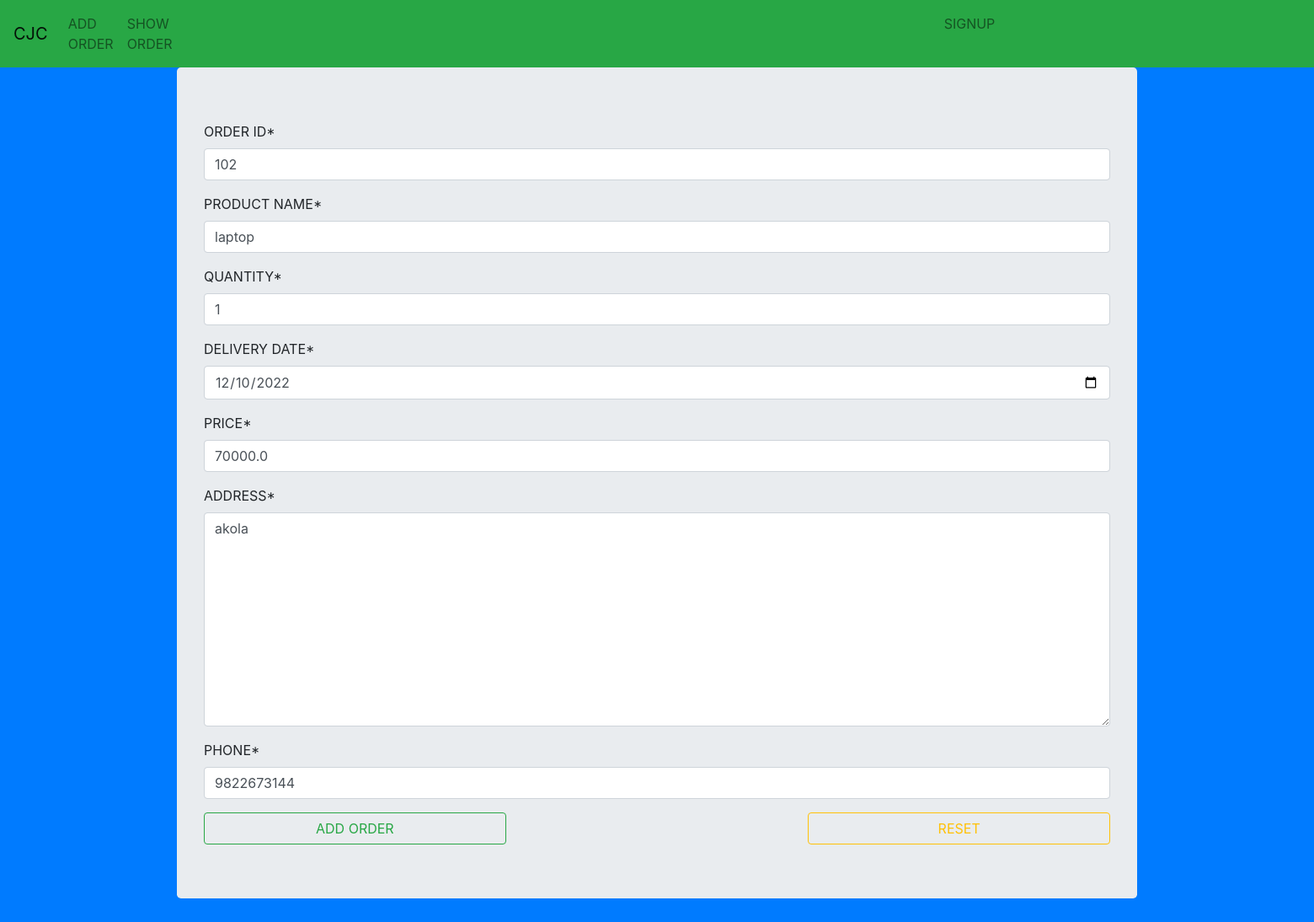
The page /a1/up/2/ on the database its author committed.
### app1/models.py (models this page shows)
class Order(models.Model):
    oid = models.IntegerField()
    product_name = models.CharField(max_length=100)
    quantity = models.IntegerField()
    del_date = models.DateField()
    price = models.FloatField()
    address = models.CharField(max_length=200)
    phone = models.CharField(max_length=12)

### app1/views.py (the view)
# urls.py: path('up/<int:pk>/', views.update_view, name='update_url'),
def update_view(request, pk):
    obj = Order.objects.get(id = pk)
    form = OrderForm(instance=obj)
    if request.method == 'POST':
        form = OrderForm(request.POST, instance=obj)
        if form.is_valid():
            form.save()
            return redirect('show_url')
    template_name = 'app1/student.html'
    context = {'form': form}
    return render(request, template_name, context)

### app1/forms.py
class OrderForm(forms.ModelForm):
    class Meta:
        model = Order
        fields = '__all__'
        labels = {
            'oid': 'ORDER ID',
            'product_name': 'PRODUCT NAME',
            'quantity': 'QUANTITY',
            'del_date': 'DELIVERY DATE',
            'price': 'PRICE',
            'date': 'DATE',
            'address': 'ADDRESS',
            'phone': 'PHONE'
        }
        widgets = {
            'address': forms.Textarea(),
            'del_date': forms.DateInput(
                attrs={
                    'type': 'date'
                }
            )
        }

### templates/app1/student.html (shortened to what this page needs)
{% extends 'layout.html' %}
{% load crispy_forms_tags %}
{% block content %}
<div class="jumbotron container">
    <form method="post">
        {{form|crispy}}
        <input type="submit" value="ADD ORDER" class="btn btn-outline-success col-4">
        <input type="reset" value="RESET" class="float-right btn btn-outline-warning col-4">
    </form>
</div>
{% endblock %}

### rows shown on the page
Order: oid "102", product_name "laptop", quantity "1", del_date "12/10/2022", price "70000.0", address "akola", phone "9822673144"
